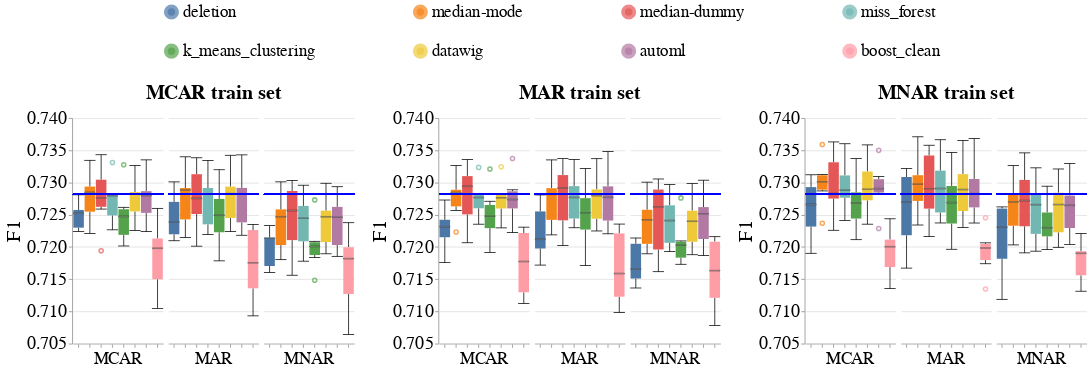

The notebook cell saved with this chart:
### Code cell
create_box_plots_for_diff_imputers_v2(dataset_name=DATASET_NAME,
                                      model_name='gandalf_clf',
                                      metric_name='f1',
                                      db_client=db_client)

### Figure 1 — Vega-Lite specification as saved in the notebook (floating-point values rounded to 4 significant figures; data arrays with more than 128 entries replaced by an {"elided": "..."} marker saying what was removed)
{"config": {"view": {"continuousWidth": 400, "continuousHeight": 300, "stroke": null}, "axis": {"labelFontSize": 24, "labelFontWeight": "normal", "titleFontSize": 26, "titleFontWeight": "normal"}, "facet": {"spacing": 5}, "header": {"labelFontSize": 22, "labelOrient": "bottom", "labelPadding": 5, "titleFontSize": 26}, "legend": {"columns": 4, "direction": "horizontal", "labelFontSize": 22, "labelLimit": 400, "orient": "top", "symbolOffset": 120, "symbolStrokeWidth": 10, "titleAnchor": "middle", "titleFontSize": 24, "titleLimit": 300}, "title": {"fontSize": 26}}, "hconcat": [{"facet": {"column": {"field": "Test_Injection_Strategy", "sort": ["MCAR", "MAR", "MNAR"], "title": "MCAR train set", "type": "nominal"}}, "spec": {"layer": [{"mark": {"type": "boxplot", "median": {"stroke": "black", "strokeWidth": 0.7}, "ticks": true}, "encoding": {"color": {"field": "Null_Imputer_Name", "sort": ["deletion", "median-mode", "median-dummy", "miss_forest", "k_means_clustering", "datawig", "automl", "boost_clean"], "title": null, "type": "nominal"}, "x": {"axis": {"labels": false}, "field": "Null_Imputer_Name", "sort": ["deletion", "median-mode", "median-dummy", "miss_forest", "k_means_clustering", "datawig", "automl", "boost_clean"], "title": null, "type": "nominal"}, "y": {"field": "Metric_Value", "scale": {"zero": false}, "title": "F1", "type": "quantitative"}}}, {"mark": "rule", "encoding": {"color": {"value": "blue"}, "size": {"value": 2}, "y": {"field": "Baseline_Median", "type": "quantitative"}}}], "width": 120}}, {"data": {"name": "data-6ec8af2662fc6b9351f708a3fabbdca0"}, "facet": {"column": {"field": "Test_Injection_Strategy", "sort": ["MCAR", "MAR", "MNAR"], "title": "MAR train set", "type": "nominal"}}, "spec": {"layer": [{"mark": {"type": "boxplot", "median": {"stroke": "black", "strokeWidth": 0.7}, "ticks": true}, "encoding": {"color": {"field": "Null_Imputer_Name", "sort": ["deletion", "median-mode", "median-dummy", "miss_forest", "k_means_clustering", "datawig", "automl", "boost_clean"], "title": null, "type": "nominal"}, "x": {"axis": {"labels": false}, "field": "Null_Imputer_Name", "sort": ["deletion", "median-mode", "median-dummy", "miss_forest", "k_means_clustering", "datawig", "automl", "boost_clean"], "title": null, "type": "nominal"}, "y": {"field": "Metric_Value", "scale": {"zero": false}, "title": "F1", "type": "quantitative"}}}, {"mark": "rule", "encoding": {"color": {"value": "blue"}, "size": {"value": 2}, "y": {"field": "Baseline_Median", "type": "quantitative"}}}], "width": 120}}, {"data": {"name": "data-4c680531670c1bf92dba7b1ecfc2ce7c"}, "facet": {"column": {"field": "Test_Injection_Strategy", "sort": ["MCAR", "MAR", "MNAR"], "title": "MNAR train set", "type": "nominal"}}, "spec": {"layer": [{"mark": {"type": "boxplot", "median": {"stroke": "black", "strokeWidth": 0.7}, "ticks": true}, "encoding": {"color": {"field": "Null_Imputer_Name", "sort": ["deletion", "median-mode", "median-dummy", "miss_forest", "k_means_clustering", "datawig", "automl", "boost_clean"], "title": null, "type": "nominal"}, "x": {"axis": {"labels": false}, "field": "Null_Imputer_Name", "sort": ["deletion", "median-mode", "median-dummy", "miss_forest", "k_means_clustering", "datawig", "automl", "boost_clean"], "title": null, "type": "nominal"}, "y": {"field": "Metric_Value", "scale": {"zero": false}, "title": "F1", "type": "quantitative"}}}, {"mark": "rule", "encoding": {"color": {"value": "blue"}, "size": {"value": 2}, "y": {"field": "Baseline_Median", "type": "quantitative"}}}], "width": 120}}], "data": {"name": "data-bc992604733cb2cb485bee7f24390428"}, "resolve": {"scale": {"y": "shared"}}, "$schema": "https://vega.github.io/schema/vega-lite/v4.17.0.json", "datasets": {"data-bc992604733cb2cb485bee7f24390428": {"elided": "141 records"}, "data-6ec8af2662fc6b9351f708a3fabbdca0": {"elided": "144 records"}, "data-4c680531670c1bf92dba7b1ecfc2ce7c": {"elided": "138 records"}}}
